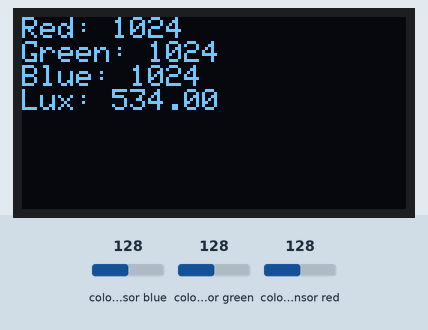
This sketch was run on a simulated Arduino Uno, built with avr-gcc and run on an emulated ATmega328P. Shown: 128×64 one-colour display. The test bench sets the inputs (shaded band); at power-on: colour sensor blue 128, colour sensor green 128, colour sensor red 128. What the sketch prints to the serial monitor is not drawn.

Above: at 1.9 s.
2.0 s: colour sensor blue set to 5
At 3.4 s:
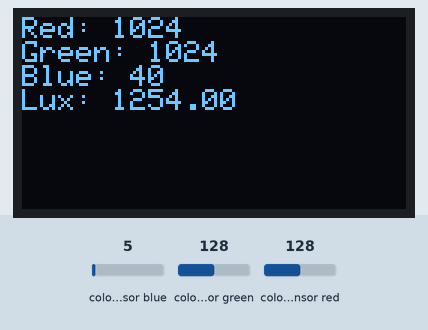
3.8 s: colour sensor green set to 5
At 5.5 s:
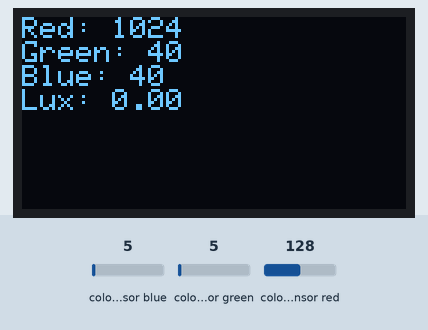
5.9 s: colour sensor red set to 5
At 7.3 s:
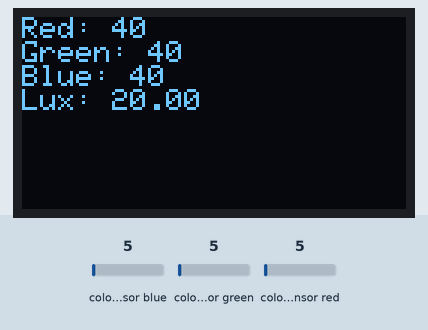
8.1 s: colour sensor blue set to 64
At 10.0 s:
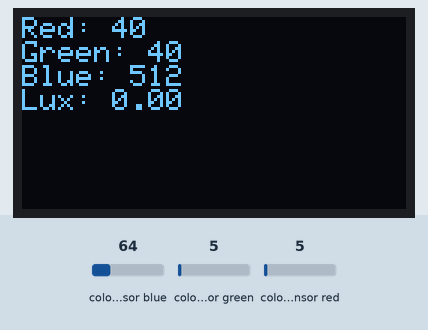
10.3 s: colour sensor green set to 64
At 12.2 s:
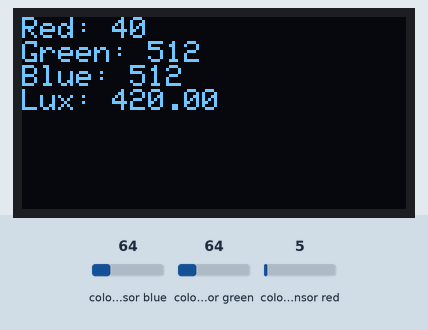
Timing chart, 0 to 13.5 s (numbered marks = the images above; inputs shaded):
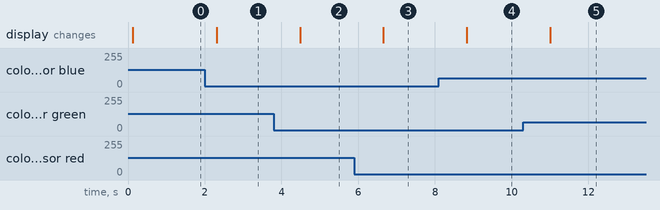

Measured:
- after the input at 2.0 s, the display: changes after 0.31 s (image 1)
- after the input at 3.8 s, the display: changes after 0.69 s (image 2)
- after the input at 5.9 s, the display: changes after 0.76 s (image 3)
- after the input at 8.1 s, the display: changes after 0.73 s (image 4)
- after the input at 10.3 s, the display: changes after 0.70 s (image 5)

The sketch:

tcs34725_with_oled_display.ino
```cpp
#include <Wire.h>
#include <Adafruit_GFX.h>
#include <Adafruit_SSD1306.h>
#include <Adafruit_TCS34725.h>

#define OLED_RESET 4
Adafruit_SSD1306 display(OLED_RESET);

Adafruit_TCS34725 tcs = Adafruit_TCS34725(TCS34725_INTEGRATIONTIME_154MS, TCS34725_GAIN_1X);

void setup() {
  Serial.begin(9600);

  // Initialize the OLED display
  display.begin(SSD1306_SWITCHCAPVCC, 0x3C);
  display.clearDisplay();
  display.setTextSize(1);
  display.setTextColor(WHITE);
  display.setCursor(0, 0);

  // Initialize the TCS34725 color sensor
  if (!tcs.begin()) {
    Serial.println("Color sensor not found. Check your wiring!");
    while (1);
  }

  // Set the integration time and gain
  tcs.setIntegrationTime(TCS34725_INTEGRATIONTIME_154MS);
  tcs.setGain(TCS34725_GAIN_1X);
}

void loop() {
  // Read the RGB color values from the sensor
  uint16_t red, green, blue, clear;
  tcs.getRawData(&red, &green, &blue, &clear);

  // Calculate the color temperature and lux values
  float temperature = tcs.calculateColorTemperature(red, green, blue);
  float lux = tcs.calculateLux(red, green, blue);

  // Print the RGB values, color temperature, and lux on the serial monitor
  Serial.print("Red: "); Serial.print(red);
  Serial.print(" Green: "); Serial.print(green);
  Serial.print(" Blue: "); Serial.print(blue);
  Serial.print(" Color Temperature: "); Serial.print(temperature);
  Serial.print(" K Lux: "); Serial.println(lux);

  // Display the RGB values, color temperature, and lux on the OLED display
  display.clearDisplay();
  display.setTextSize(1);
  display.setTextColor(WHITE);
  display.setCursor(0, 0);
  display.print("Red: "); display.println(red);
  display.print("Green: "); display.println(green);
  display.print("Blue: "); display.println(blue);
  // display.print("Temperature: "); display.println(temperature);
  display.print("Lux: "); display.println(lux);
  display.display();

  delay(1000); // Delay for 1 second
}
```
